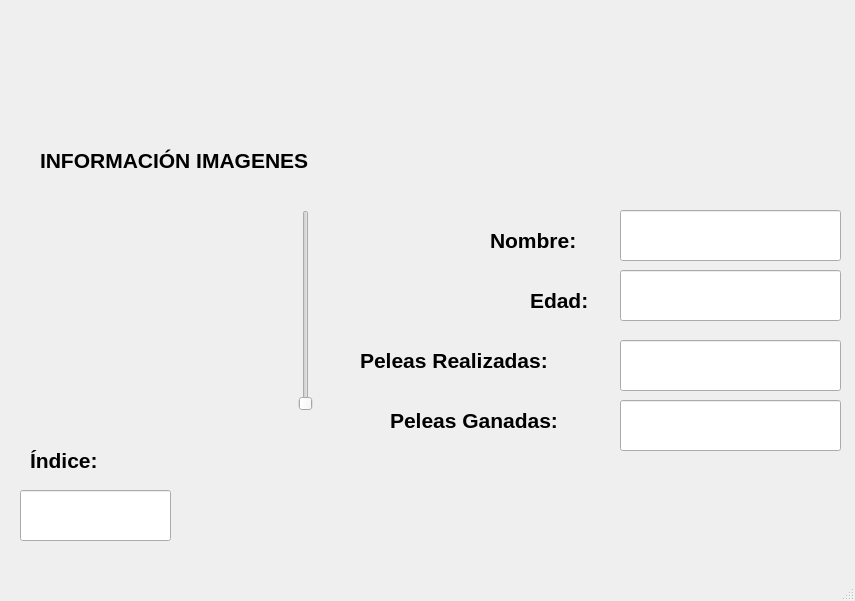
<?xml version="1.0" encoding="UTF-8"?>
<ui version="4.0">
 <class>MainWindow</class>
 <widget class="QMainWindow" name="MainWindow">
  <property name="geometry">
   <rect>
    <x>0</x>
    <y>0</y>
    <width>855</width>
    <height>601</height>
   </rect>
  </property>
  <property name="windowTitle">
   <string>MainWindow</string>
  </property>
  <widget class="QWidget" name="centralwidget">
   <widget class="QLabel" name="label">
    <property name="geometry">
     <rect>
      <x>40</x>
      <y>140</y>
      <width>381</width>
      <height>41</height>
     </rect>
    </property>
    <property name="font">
     <font>
      <pointsize>16</pointsize>
      <weight>75</weight>
      <bold>true</bold>
     </font>
    </property>
    <property name="text">
     <string>INFORMACIÓN IMAGENES</string>
    </property>
   </widget>
   <widget class="QLineEdit" name="txt_valor">
    <property name="geometry">
     <rect>
      <x>20</x>
      <y>490</y>
      <width>151</width>
      <height>51</height>
     </rect>
    </property>
    <property name="font">
     <font>
      <pointsize>16</pointsize>
     </font>
    </property>
    <property name="alignment">
     <set>Qt::AlignCenter</set>
    </property>
   </widget>
   <widget class="QLabel" name="label_2">
    <property name="geometry">
     <rect>
      <x>30</x>
      <y>440</y>
      <width>91</width>
      <height>41</height>
     </rect>
    </property>
    <property name="font">
     <font>
      <pointsize>16</pointsize>
      <weight>75</weight>
      <bold>true</bold>
     </font>
    </property>
    <property name="text">
     <string>Índice:</string>
    </property>
   </widget>
   <widget class="QSlider" name="verticalSlider">
    <property name="geometry">
     <rect>
      <x>280</x>
      <y>210</y>
      <width>51</width>
      <height>201</height>
     </rect>
    </property>
    <property name="orientation">
     <enum>Qt::Vertical</enum>
    </property>
   </widget>
   <widget class="QLabel" name="label_3">
    <property name="geometry">
     <rect>
      <x>20</x>
      <y>20</y>
      <width>231</width>
      <height>91</height>
     </rect>
    </property>
    <property name="text">
     <string/>
    </property>
    <property name="pixmap">
     <pixmap resource="archivo_recursos.qrc">:/Intro/UAT-Logotipo202.png</pixmap>
    </property>
    <property name="scaledContents">
     <bool>true</bool>
    </property>
   </widget>
   <widget class="QLabel" name="label_4">
    <property name="geometry">
     <rect>
      <x>610</x>
      <y>10</y>
      <width>231</width>
      <height>91</height>
     </rect>
    </property>
    <property name="text">
     <string/>
    </property>
    <property name="pixmap">
     <pixmap resource="archivo_recursos.qrc">:/Intro/FI_LOGO.png</pixmap>
    </property>
    <property name="scaledContents">
     <bool>true</bool>
    </property>
   </widget>
   <widget class="QLabel" name="label_5">
    <property name="geometry">
     <rect>
      <x>20</x>
      <y>220</y>
      <width>231</width>
      <height>181</height>
     </rect>
    </property>
    <property name="text">
     <string/>
    </property>
    <property name="pixmap">
     <pixmap resource="archivo_recursos.qrc">:/Intro/UAT-Logotipo202.png</pixmap>
    </property>
    <property name="scaledContents">
     <bool>true</bool>
    </property>
   </widget>
   <widget class="QLabel" name="label_6">
    <property name="geometry">
     <rect>
      <x>490</x>
      <y>220</y>
      <width>131</width>
      <height>41</height>
     </rect>
    </property>
    <property name="font">
     <font>
      <pointsize>16</pointsize>
      <weight>75</weight>
      <bold>true</bold>
     </font>
    </property>
    <property name="text">
     <string>Nombre:</string>
    </property>
   </widget>
   <widget class="QLabel" name="label_7">
    <property name="geometry">
     <rect>
      <x>530</x>
      <y>280</y>
      <width>81</width>
      <height>41</height>
     </rect>
    </property>
    <property name="font">
     <font>
      <pointsize>16</pointsize>
      <weight>75</weight>
      <bold>true</bold>
     </font>
    </property>
    <property name="text">
     <string>Edad:</string>
    </property>
   </widget>
   <widget class="QLabel" name="label_8">
    <property name="geometry">
     <rect>
      <x>360</x>
      <y>340</y>
      <width>261</width>
      <height>41</height>
     </rect>
    </property>
    <property name="font">
     <font>
      <pointsize>16</pointsize>
      <weight>75</weight>
      <bold>true</bold>
     </font>
    </property>
    <property name="text">
     <string>Peleas Realizadas:</string>
    </property>
   </widget>
   <widget class="QLabel" name="label_9">
    <property name="geometry">
     <rect>
      <x>390</x>
      <y>400</y>
      <width>231</width>
      <height>41</height>
     </rect>
    </property>
    <property name="font">
     <font>
      <pointsize>16</pointsize>
      <weight>75</weight>
      <bold>true</bold>
     </font>
    </property>
    <property name="text">
     <string>Peleas Ganadas:</string>
    </property>
   </widget>
   <widget class="QLineEdit" name="txt_nombre">
    <property name="geometry">
     <rect>
      <x>620</x>
      <y>210</y>
      <width>221</width>
      <height>51</height>
     </rect>
    </property>
    <property name="font">
     <font>
      <pointsize>16</pointsize>
     </font>
    </property>
    <property name="alignment">
     <set>Qt::AlignCenter</set>
    </property>
   </widget>
   <widget class="QLineEdit" name="txt_edad">
    <property name="geometry">
     <rect>
      <x>620</x>
      <y>270</y>
      <width>221</width>
      <height>51</height>
     </rect>
    </property>
    <property name="font">
     <font>
      <pointsize>16</pointsize>
     </font>
    </property>
    <property name="alignment">
     <set>Qt::AlignCenter</set>
    </property>
   </widget>
   <widget class="QLineEdit" name="txt_peleas_realizadas">
    <property name="geometry">
     <rect>
      <x>620</x>
      <y>340</y>
      <width>221</width>
      <height>51</height>
     </rect>
    </property>
    <property name="font">
     <font>
      <pointsize>16</pointsize>
     </font>
    </property>
    <property name="alignment">
     <set>Qt::AlignCenter</set>
    </property>
   </widget>
   <widget class="QLineEdit" name="txt_peleas_ganadas">
    <property name="geometry">
     <rect>
      <x>620</x>
      <y>400</y>
      <width>221</width>
      <height>51</height>
     </rect>
    </property>
    <property name="font">
     <font>
      <pointsize>16</pointsize>
     </font>
    </property>
    <property name="alignment">
     <set>Qt::AlignCenter</set>
    </property>
   </widget>
  </widget>
  <widget class="QMenuBar" name="menubar">
   <property name="geometry">
    <rect>
     <x>0</x>
     <y>0</y>
     <width>855</width>
     <height>26</height>
    </rect>
   </property>
  </widget>
  <widget class="QStatusBar" name="statusbar"/>
 </widget>
 <resources>
  <include location="archivo_recursos.qrc"/>
 </resources>
 <connections/>
</ui>
